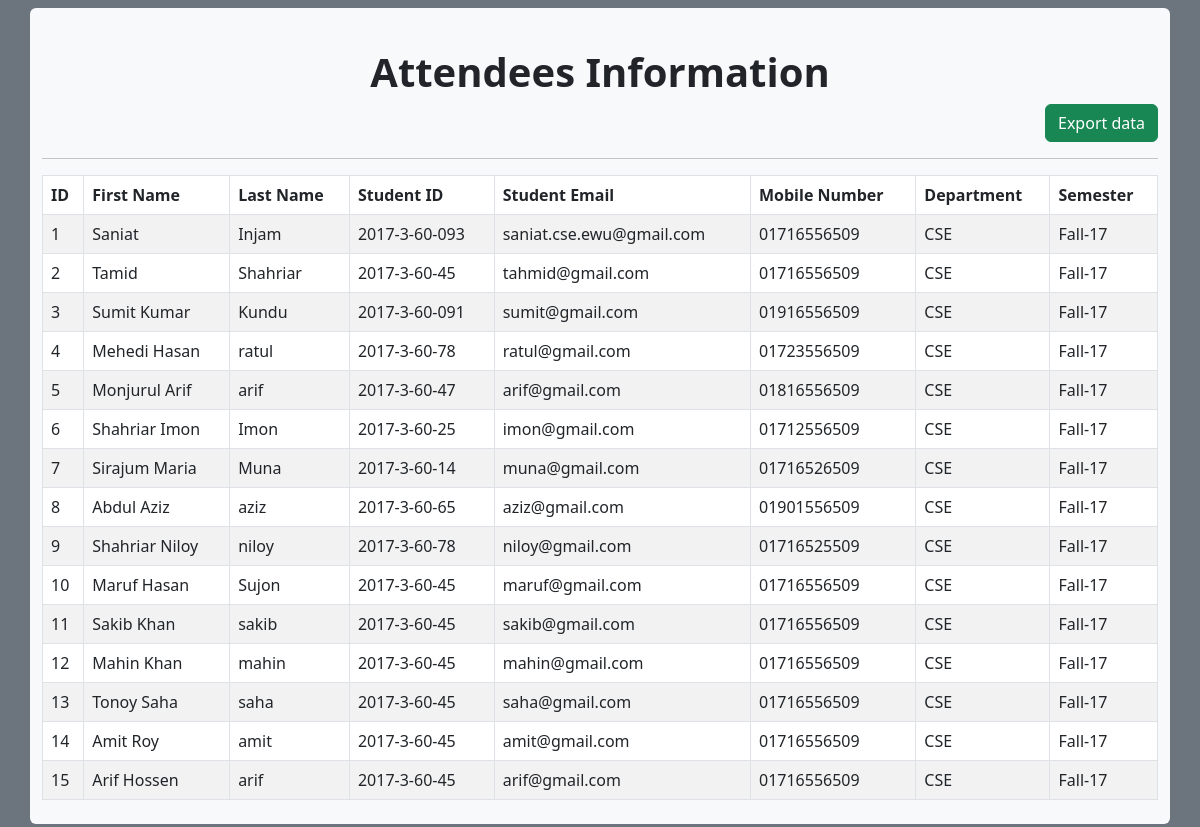
The page /attendees.php on the database its author committed.
### tables this page shows
CREATE TABLE `attendees_information` (
  `id` int(10) NOT NULL,
  `first_name` varchar(100) NOT NULL,
  `last_name` varchar(100) NOT NULL,
  `student_id` varchar(100) NOT NULL,
  `student_email` varchar(100) NOT NULL,
  `mobile_number` varchar(100) NOT NULL,
  `department` varchar(100) NOT NULL,
  `semester` varchar(100) NOT NULL,
  `created_at` datetime(6) NOT NULL DEFAULT current_timestamp(6),
  `updated_at` datetime(6) NOT NULL DEFAULT current_timestamp(6)
);

### attendees.php (the view, shortened to what this page needs)
<?php
    $mysqli = connection();
?>
<html lang  = "en">
    <head>
        <link href="https://cdnjs.cloudflare.com/ajax/libs/twitter-bootstrap/5.3.0/css/bootstrap.min.css" rel="stylesheet">
        <link href="https://cdn.datatables.net/v/bs5/jq-3.7.0/dt-2.2.1/datatables.min.css" rel="stylesheet">
    </head>
    <body class= "bg-secondary">
        <div class= "container">
            <div class = "row justify-content-center">
                <div class = "col-lg-14 bg-light rounded my-2 py-2">
                    <div class="my-4" style="padding-bottom: 30px">
                        <h1 class = "text fw-bold text-center text-dark pt-2"> Attendees Information </h1>
                        <a href="csv_export.php"> <button class="btn btn-success" style= "float: right"> Export data </button> </a>
                    </div>
                    <hr>
                    <table class = "table table-bordered table-striped table-hover">
                        <thead>
                            <tr>
                                <th> ID </th>
                                <th> First Name </th>
                                <th> Last Name </th>
                                <th> Student ID </th>
                                <th> Student Email </th>
                                <th> Mobile Number </th>
                                <th> Department </th>
                                <th> Semester </th>
                            </tr>
                        </thead>
                        <tbody>
                            <?php
                                $sql = "SELECT * FROM attendees_information";
                                $result = $mysqli->query($sql);
                                while($row = $result->fetch_assoc()) {
                                    ?>
                                    <tr>
                                        <td> <?php echo $row["id"] ?> </td>
                                        <td> <?php echo $row["first_name"] ?> </td>
                                        <td> <?php echo $row["last_name"] ?> </td>
                                        <td> <?php echo $row["student_id"] ?> </td>
                                        <td> <?php echo $row["student_email"] ?> </td>
                                        <td> <?php echo $row["mobile_number"] ?> </td>
                                        <td> <?php echo $row["department"] ?> </td>
                                        <td> <?php echo $row["semester"] ?> </td>
                                    </tr>
                                <?php } ?>
                        </tbody>
                    </table>
                </div>
            </div>
        </div>
    </body>
</html>

### rows shown on the page
attendees_information: id "1", first_name "Saniat", last_name "Injam", student "2017-3-60-093", student_email "saniat.cse.ewu@gmail.com", mobile_number "01716556509", department "CSE", semester "Fall-17"
attendees_information: id "2", first_name "Tamid", last_name "Shahriar", student "2017-3-60-45", student_email "tahmid@gmail.com", mobile_number "01716556509", department "CSE", semester "Fall-17"
attendees_information: id "3", first_name "Sumit Kumar", last_name "Kundu", student "2017-3-60-091", student_email "sumit@gmail.com", mobile_number "01916556509", department "CSE", semester "Fall-17"
attendees_information: id "4", first_name "Mehedi Hasan", last_name "ratul", student "2017-3-60-78", student_email "ratul@gmail.com", mobile_number "01723556509", department "CSE", semester "Fall-17"
attendees_information: id "5", first_name "Monjurul Arif", last_name "arif", student "2017-3-60-47", student_email "arif@gmail.com", mobile_number "01816556509", department "CSE", semester "Fall-17"
attendees_information: id "6", first_name "Shahriar Imon", last_name "Imon", student "2017-3-60-25", student_email "imon@gmail.com", mobile_number "01712556509", department "CSE", semester "Fall-17"
attendees_information: id "7", first_name "Sirajum Maria", last_name "Muna", student "2017-3-60-14", student_email "muna@gmail.com", mobile_number "01716526509", department "CSE", semester "Fall-17"
attendees_information: id "8", first_name "Abdul Aziz", last_name "aziz", student "2017-3-60-65", student_email "aziz@gmail.com", mobile_number "01901556509", department "CSE", semester "Fall-17"
attendees_information: id "9", first_name "Shahriar Niloy", last_name "niloy", student "2017-3-60-78", student_email "niloy@gmail.com", mobile_number "01716525509", department "CSE", semester "Fall-17"
attendees_information: id "10", first_name "Maruf Hasan", last_name "Sujon", student "2017-3-60-45", student_email "maruf@gmail.com", mobile_number "01716556509", department "CSE", semester "Fall-17"
attendees_information: id "11", first_name "Sakib Khan", last_name "sakib", student "2017-3-60-45", student_email "sakib@gmail.com", mobile_number "01716556509", department "CSE", semester "Fall-17"
attendees_information: id "12", first_name "Mahin Khan", last_name "mahin", student "2017-3-60-45", student_email "mahin@gmail.com", mobile_number "01716556509", department "CSE", semester "Fall-17"
attendees_information: id "13", first_name "Tonoy Saha", last_name "saha", student "2017-3-60-45", student_email "saha@gmail.com", mobile_number "01716556509", department "CSE", semester "Fall-17"
attendees_information: id "14", first_name "Amit Roy", last_name "amit", student "2017-3-60-45", student_email "amit@gmail.com", mobile_number "01716556509", department "CSE", semester "Fall-17"
attendees_information: id "15", first_name "Arif Hossen", last_name "arif", student "2017-3-60-45", student_email "arif@gmail.com", mobile_number "01716556509", department "CSE", semester "Fall-17"
